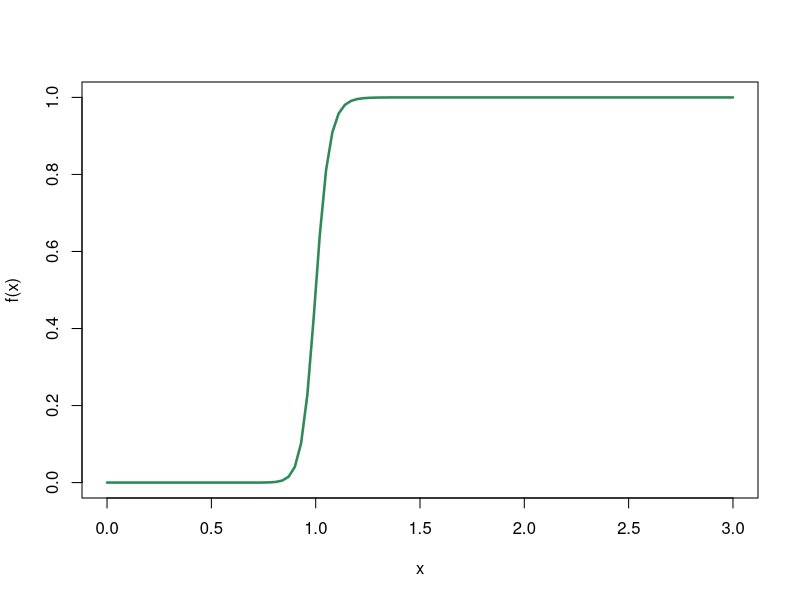
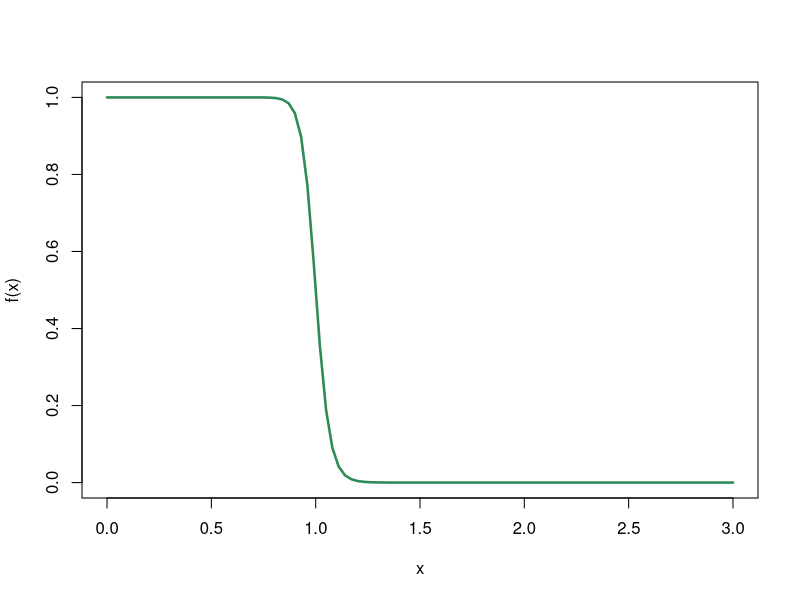

Recreate these plots in R, in order. (Note: this script raises an error after producing the figures.)
## ---- chunk 1
#| eval: true

h=1
n=30

func <- function(x){
  return(x^n/(x^n+h^n))
}

curve(func,0,3,lwd=2.5,ylim=c(0,1.), 
      ylab="f(x)",xlab="x",col="seagreen")
## ---- chunk 2
#| eval: true
h=1
n=30

func <- function(x){
  return(1-x^n/(x^n+h^n))
}

curve(func,0,3,lwd=2.5,ylim=c(0,1.), 
      ylab="f(x)",xlab="x",col="seagreen")

## ---- chunk 3
#| eval: true
model <- function(t, state, parms) {
  with(as.list(c(state,parms)), {
    dR <- r*R*(1 - R/K) - a*R*N/(R+h)
    dN <- c*a*R*N/(R+h) - delta*N
    return(list(c(dR, dN)))  
  }) 
}  

#Pas in de regel hieronder K aan: 
p <- c(r=1,K=4,a=1,c=1,delta=0.3,c=1,h=1)  #parameters
s <- c(R=1,N=0.01) #begin-dichtheden van R en N  

colors[1] = "blue" #optioneel, default = 'red'
colors[2] = "#FF7F50" #optioneel, default = 'blue'
par(mfrow=c(1,2)) # optioneel, maakt 2 plotjes naast elkaar

plane(xmax=3,ymax=2)
run(tstep=0.5, legend=F)
